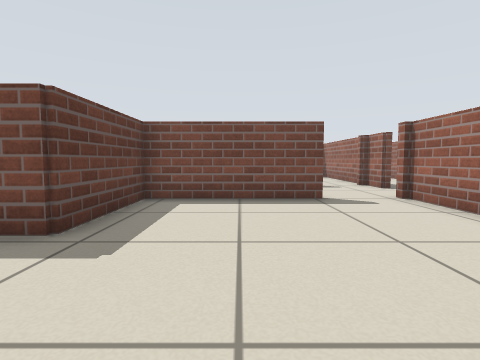
[1] (above)

16 first-person views from a walk through a Stage world. The camera is 0.51 m above the floor, tilts 4° down and sees 80° across. Floor lines are 1 m apart. The floor is counted in squares, 0.5 m on a side. Each view is taken from the middle of a square. On the plan, view 1 faces up. The plan holds only what a view shows up to about 12 squares ahead; the rest is blank. Robots are left out.

[2]
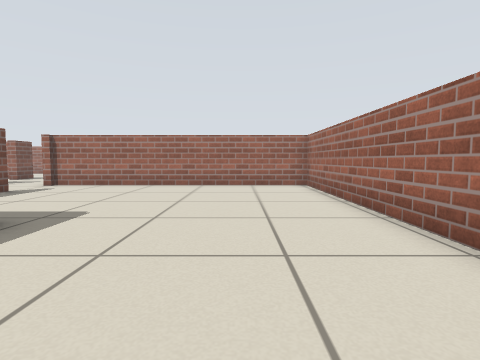

[3]
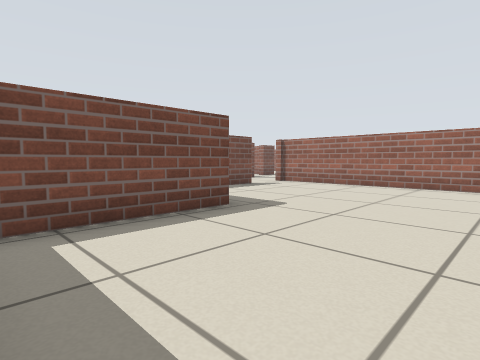

[4]
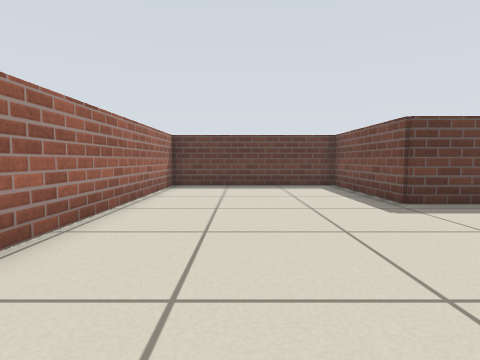

[5]
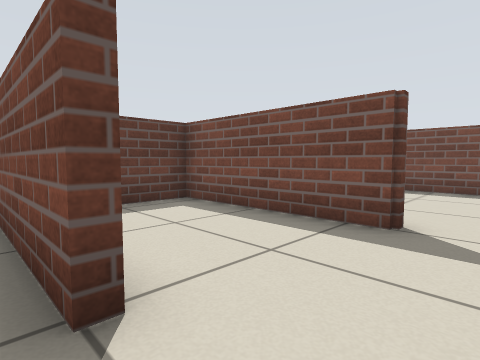

[6]
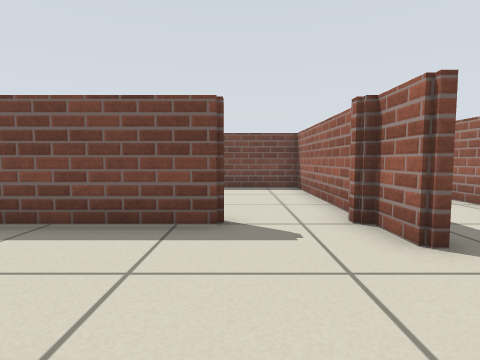

[7]
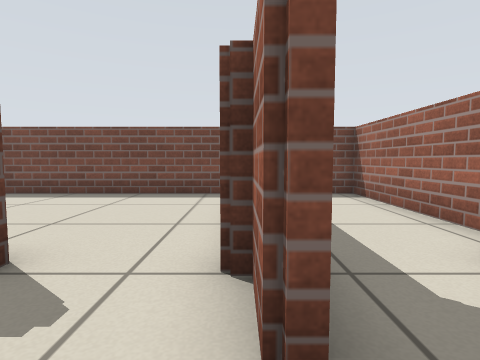

[8]
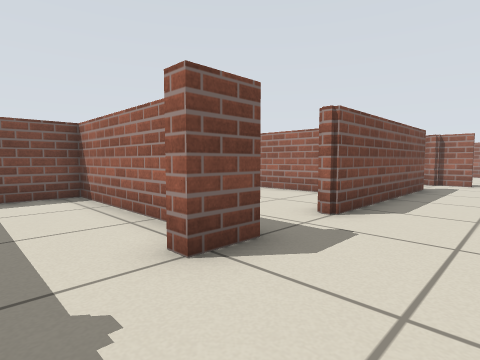

[9]
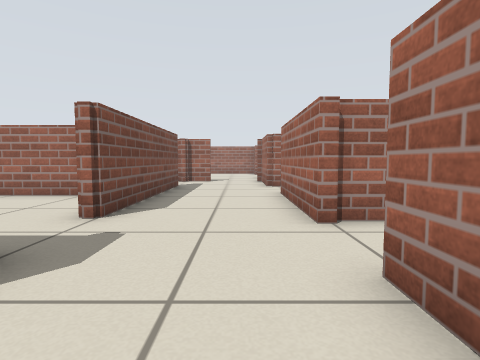

[10]
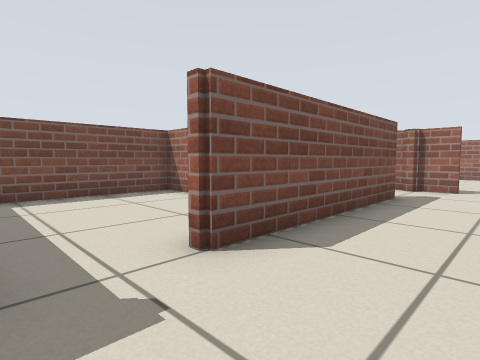

[11]
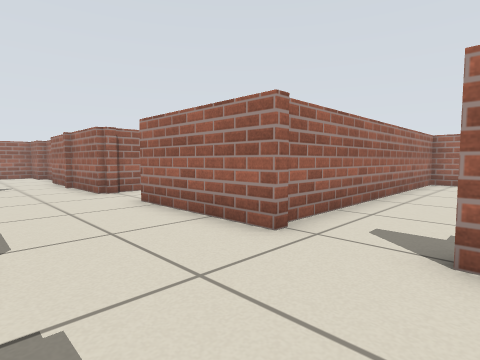

[12]
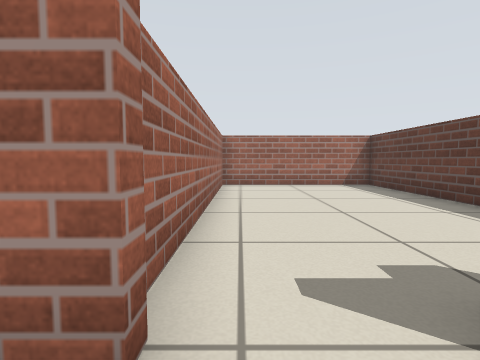

[13]
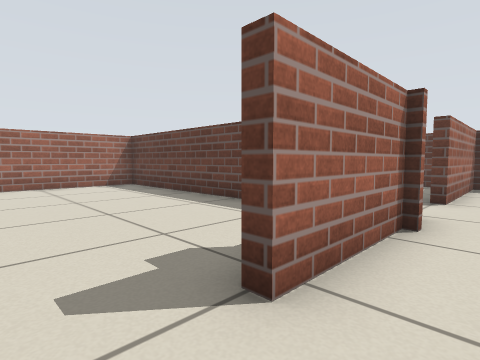

[14]
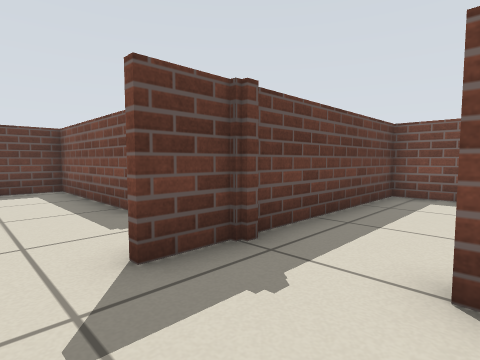

[15]
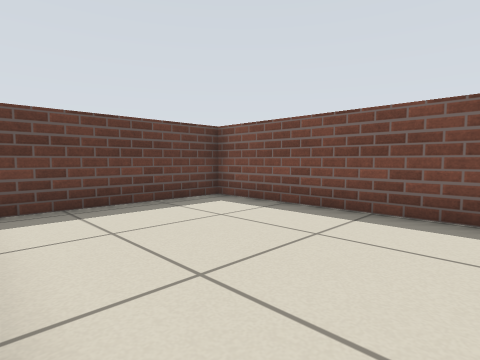

[16]
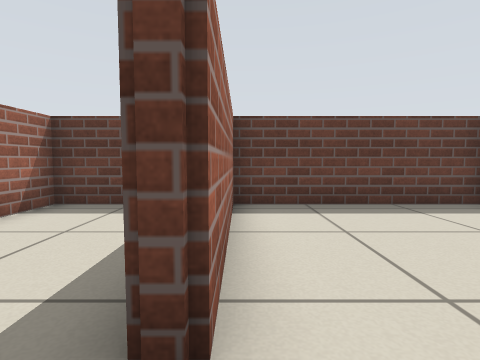

### Floor plan
Ten units are one square. View 1 is at (0, 0); x grows to the right and y downward. Boxes are objects, and circles mark ways between rooms. Rooms are numbered by the first view taken in them; rooms with no view inside come last. Other rooms are left out.
<svg viewBox="-78 -181 283 213">
<path fill="none" stroke="#000" d="M22 -78 22 -74 -25 -74 -25 -38 -73 -38 -73 27 44 27 44 -75M43 -74 43 -79M89 -114 77 -114 77 -119M105 -78 148 -78M84 -130 84 -176 54 -176 54 -119M54 -116 54 -102 51 -102M174 -114 109 -114 109 -119M54 -78 84 -78M170 -80 196 -80M196 -104 196 -114 194 -114 194 -119M27 -119 27 -114 -25 -114 -25 -78 22 -78M51 -102 51 -115M47 -39 47 27 107 27 107 -75M84 -78 84 -74M105 -74 105 -78M51 -124 51 -176 -25 -176 -25 -119 27 -119M141 -136 141 -176 96 -176"/>
<circle cx="35" cy="-80" r="3" fill="#2a7"/>
<circle cx="50" cy="-95" r="3" fill="#2a7"/>
<circle cx="95" cy="-80" r="3" fill="#2a7"/>
<circle cx="100" cy="-120" r="3" fill="#2a7"/>
<circle cx="35" cy="-120" r="3" fill="#2a7"/>
<text x="-10" y="-20">1</text>
<text x="110" y="-110">2</text>
<text x="10" y="-100">3</text>
<text x="80" y="-30">4</text>
<text x="10" y="-150">5</text>
<text x="110" y="-150">6</text>
</svg>
Room 1 opens to room 3. Room 2 opens to room 3. Room 2 opens to room 4. Room 2 opens to room 6. Room 3 opens to room 5.

Where each view was taken, in squares from view 1:
view 1: 0 up, 0 right, facing up
view 2: 0 up, 7 left, facing right
view 3: 1 down, 7 left, facing up-right
view 4: 0 up, 4 right, facing left
view 5: 7 up, 4 right, facing up-left
view 6: 7 up, 3 right, facing up
view 7: 9 up, 5 right, facing up
view 8: 9 up, 6 right, facing up-right
view 9: 9 up, 6 right, facing right
view 10: 9 up, 9 right, facing up-right
view 11: 11 up, 8 right, facing down-right
view 12: 9 up, 10 right, facing down
view 13: 9 up, 10 right, facing down-left
view 14: 9 up, 8 right, facing up-left
view 15: 12 up, 4 right, facing up-left
view 16: 12 up, 4 right, facing left
